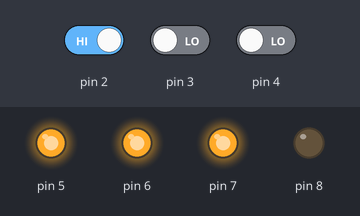
A sketch run on a simulated Arduino Uno, built with avr-gcc and run on an emulated ATmega328P. On the bench: output pins drawn as LEDs (lit = HIGH). The test bench sets the inputs (shaded band); at power-on: pin 2 HIGH, pin 3 LOW, pin 4 LOW.

Above: at 1.2 s.
1.3 s: pin 2 driven LOW
At 2.0 s:
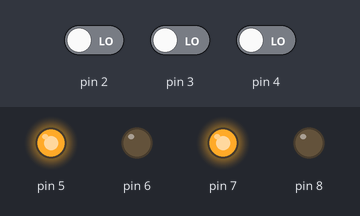
2.8 s: pin 3 driven HIGH
At 3.4 s:
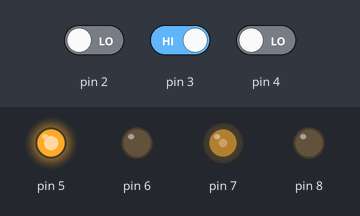
4.3 s: pin 4 driven HIGH
At 5.3 s:
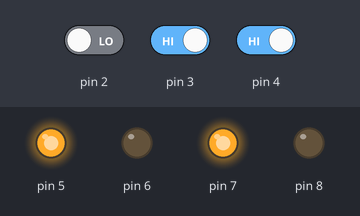
5.8 s: pin 2 driven HIGH
At 6.6 s:
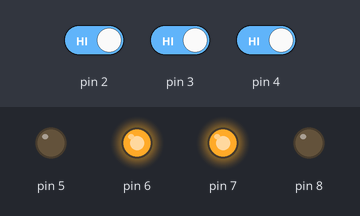
Timing chart, 0 to 27.3 s (numbered marks = the images above; inputs shaded):
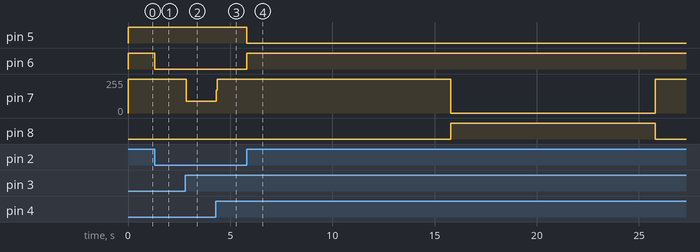

Measured:
- after the input at 1.3 s, pin 6: HIGH → LOW at once
- after the input at 2.8 s, pin 7: 255/255 → 88/255 at once
- after the input at 4.3 s, pin 7: 88/255 → 255/255 at once
- after the input at 5.8 s, pin 5: HIGH → LOW at once; pin 6: LOW → HIGH at once; pin 7: 255/255 → 0/255 after 10.0 s, → 255/255 10.0 s later; pin 8: LOW → HIGH after 10.0 s, → LOW 10.0 s later

The sketch:

Self_Driving_bot_test-1.ino
```cpp
void setup()
{
    pinMode (2,INPUT);
    pinMode (3,INPUT);
    pinMode (4,INPUT);
    pinMode (5,OUTPUT);
    pinMode (6,OUTPUT);
    pinMode (7,OUTPUT);
    pinMode (8,OUTPUT);
}

// 5,6 Right wheel:
// 7,8 Left wheel:
// a=Front IR, b=Right IR, c=Left IR:

void loop()
{
    int a=digitalRead (2);
    int b=digitalRead (3);
    int c=digitalRead (4);

    if (a==0)
    {
        digitalWrite (5,HIGH);
        digitalWrite (6,LOW);

        digitalWrite (7,HIGH);
        digitalWrite (8,LOW);
    }

    if (a==1 && b==1)
    {
        digitalWrite (5,HIGH);
        digitalWrite (6,LOW);

        digitalWrite (7,HIGH);
        digitalWrite (8,HIGH);
    }

    if (a==1 && c==1)
    {
        digitalWrite (5,LOW);
        digitalWrite (6,LOW);

        digitalWrite (7,HIGH);
        digitalWrite (8,LOW);
    }

    if (a==1 && b==1 && c==1)
    {
        digitalWrite (5,LOW);
        digitalWrite (6,HIGH);
        delay (10000);

        digitalWrite (7,LOW);
        digitalWrite (8,HIGH);
        delay (10000);

        digitalWrite (5,HIGH);
        digitalWrite (6,HIGH);

        digitalWrite (7,HIGH);
        digitalWrite (8,LOW);
    }

    if (a==1)
    {
        digitalWrite (5,HIGH);
        digitalWrite (6,HIGH);

        digitalWrite (7,HIGH);
        digitalWrite (8,LOW);
    }

    if (a==0 && b==1 && c==0)
    {
        digitalWrite (5,HIGH);
        digitalWrite (6,LOW);

        digitalWrite (7,LOW);
        digitalWrite (8,LOW);
    }

    if (a==0 && b==0 && c==1)
    {
        digitalWrite (5,HIGH);
        digitalWrite (6,HIGH);

        digitalWrite (7,HIGH);
        digitalWrite (8,LOW);
    }
}
```
